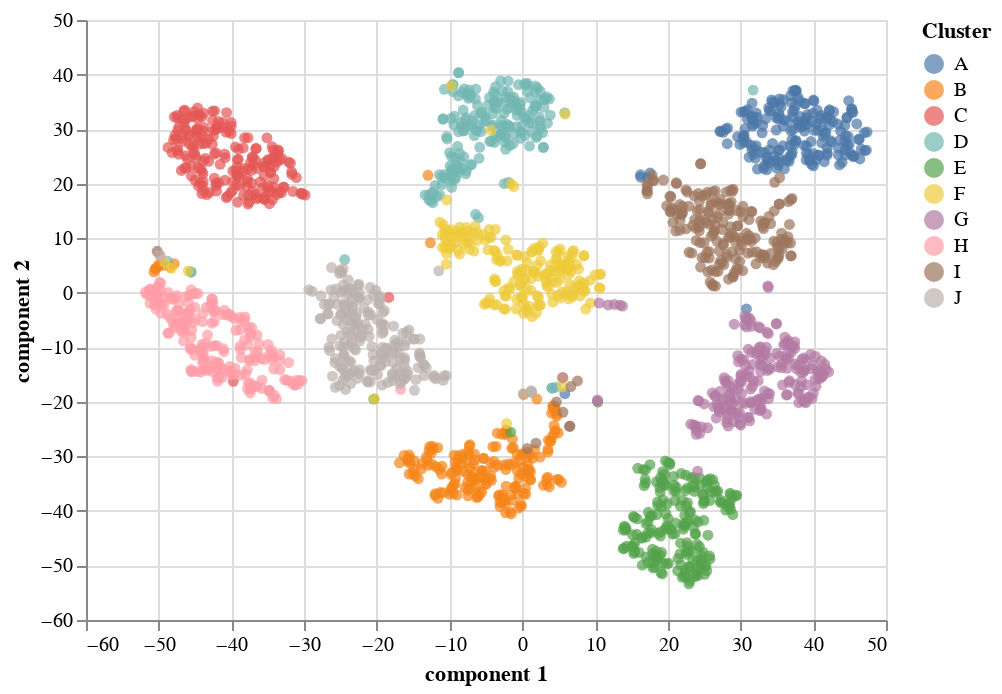

Notebook source saved alongside this figure:
### Code cell
start_time = time.time()
# t-SNE on mfeat dataset

df = pd.read_csv("mfeat.csv") 
df
initial_list = df.to_numpy()

selected_columns = df[df.columns[0:63]]

new_df = selected_columns.copy()

list = new_df.to_numpy()

list_embedded = TSNE(n_components=2, learning_rate='auto',
                   init='random').fit_transform(list)

a= pd.DataFrame(data = list_embedded
             , columns = ['component 1', 'component 2'])
 
embedded_df = a.reset_index().merge(df.reset_index(), left_index=True, right_index=True, how='left')


alt.Chart(embedded_df).mark_point(filled=True).encode(
           x = 'component 1',
           y = 'component 2',
           color=alt.Color('Cluster'),
           tooltip = [
               alt.Tooltip('Cluster')
              ]).interactive()

### Figure 1 — Vega-Lite specification as saved in the notebook (floating-point values rounded to 4 significant figures; data arrays with more than 128 entries replaced by an {"elided": "..."} marker saying what was removed)
{"config": {"view": {"continuousWidth": 400, "continuousHeight": 300}}, "data": {"name": "data-3342714809e76bbb1dd8c69e892f4651"}, "mark": {"type": "point", "filled": true}, "encoding": {"color": {"field": "Cluster", "type": "nominal"}, "tooltip": [{"field": "Cluster", "type": "nominal"}], "x": {"field": "component 1", "type": "quantitative"}, "y": {"field": "component 2", "type": "quantitative"}}, "selection": {"selector003": {"type": "interval", "bind": "scales", "encodings": ["x", "y"]}}, "$schema": "https://vega.github.io/schema/vega-lite/v4.17.0.json", "datasets": {"data-3342714809e76bbb1dd8c69e892f4651": {"elided": "2000 records"}}}
